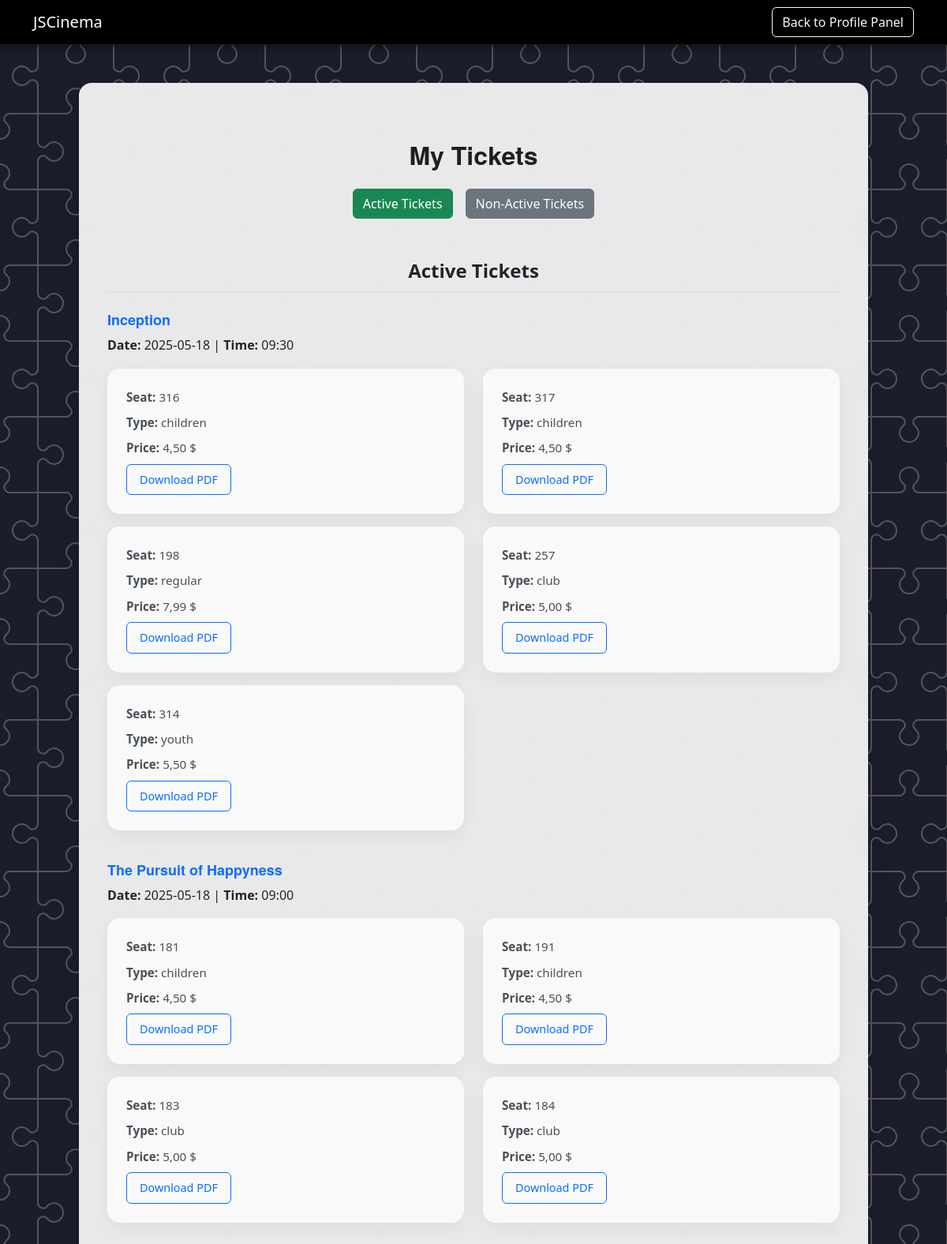
Screenshot of /my_tickets.php (signed in) with the database file from the repository.
### tables this page shows
CREATE TABLE `purchased_tickets` (
  `id` int(11) NOT NULL,
  `user_id` int(11) DEFAULT NULL,
  `movie_id` int(11) NOT NULL,
  `screening_id` int(11) NOT NULL,
  `seat_id` int(11) NOT NULL,
  `ticket_type` enum('regular','children','club','youth','senior','free') NOT NULL,
  `price` decimal(5,2) NOT NULL,
  `purchase_date` timestamp NOT NULL DEFAULT current_timestamp()
);

### my_tickets.php (the view, shortened to what this page needs)
<?php
require 'db_connection.php';
$user_id = $_SESSION['user_id'];
$current_time = date('Y-m-d H:i:s');
$sql = "SELECT pt.id, pt.seat_id, pt.ticket_type, pt.price, s.screening_date, s.start_time,
               m.name as movie_name
        FROM purchased_tickets pt
        JOIN screenings s ON pt.screening_id = s.id
        JOIN movies m ON s.movie_id = m.id
        WHERE pt.user_id = ?
        ORDER BY s.screening_date DESC, s.start_time DESC";
$stmt = $conn->prepare($sql);
$stmt->bind_param("i", $user_id);
$stmt->execute();
$result = $stmt->get_result();
$active_tickets = [];
$non_active_tickets = [];
while ($row = $result->fetch_assoc()) {
    $screening_datetime = $row['screening_date'] . ' ' . $row['start_time'];
    if ($screening_datetime > $current_time) {
        $active_tickets[] = $row;
    } else {
        $non_active_tickets[] = $row;
    }
}
?>
<!DOCTYPE html>
<html lang="en">
<head>
    <link href="https://cdn.jsdelivr.net/npm/bootstrap@5.3.3/dist/css/bootstrap.min.css" rel="stylesheet">
    <link rel="stylesheet" href="style.css">
</head>
<body class="mytickets">
<nav class="navbar navbar-expand-lg navbar-dark bg-dark">
    <div class="container">
        <a class="navbar-brand" href="index.php">JSCinema</a>
        <a href="profile.php" class="btn btn-outline-light">Back to Profile Panel</a>
    </div>
</nav>
<div class="container my-5 card-body-mytickets p-4">
<div class="container my-5">
    <div class="container my-5 mytickets-buttons">
        <h2 class="mb-4">My Tickets</h2>
        <div class="d-flex justify-content-center gap-3 mb-4">
        <button class="btn btn-success" id="showActive">Active Tickets</button>
            <button class="btn btn-secondary" id="showNonActive">Non-Active Tickets</button>
        </div>
    </div>
    <div id="activeTickets">
        <div class="filter-title">Active Tickets</div>
        <?php if (empty($active_tickets)): ?>
            <p class="text-muted">You have no active tickets.</p>
        <?php else: ?>
            <?php
            $grouped = [];
            foreach ($active_tickets as $ticket) {
                $key = $ticket['movie_name'] . '|' . $ticket['screening_date'] . '|' . $ticket['start_time'];
                $grouped[$key][] = $ticket;
            }
            ?>
            <?php foreach ($grouped as $key => $tickets): ?>
                <?php
                list($movie_name, $date, $time) = explode('|', $key);
                ?>
                <div class="mb-4">
                    <h5 class="text-primary"><?= htmlspecialchars($movie_name) ?></h5>
                    <p><strong>Date:</strong> <?= htmlspecialchars($date) ?> | <strong>Time:</strong> <?= substr(htmlspecialchars($time), 0, 5) ?></p>
                    <div class="row">
                        <?php foreach ($tickets as $ticket): ?>
                            <div class="col-md-6 mb-3">
                                <div class="card-profile-ticket border-success">
                                    <div class="card-body">
                                        <p class="card-text"><strong>Seat:</strong> <?= htmlspecialchars($ticket['seat_id']) ?></p>
                                        <p class="card-text"><strong>Type:</strong> <?= htmlspecialchars($ticket['ticket_type']) ?></p>
                                        <p class="card-text"><strong>Price:</strong> <?= number_format($ticket['price'], 2, ',', ' ') ?> $</p>
                                        <a href="generate_ticket_p.php?ticket_id=<?= $ticket['id'] ?>" class="btn btn-outline-primary">Download PDF</a>
                                    </div>
                                </div>
                            </div>
                        <?php endforeach; ?>
                    </div>
                </div>
            <?php endforeach; ?>
        <?php endif; ?>
    </div>
</div>
</div>
</body>
</html>

### rows the page displays
purchased_tickets: seat "316", ticket_type "children", price "4,50"
purchased_tickets: seat "317", ticket_type "children", price "4,50"
purchased_tickets: seat "198", ticket_type "regular", price "7,99"
purchased_tickets: seat "257", ticket_type "club", price "5,00"
purchased_tickets: seat "314", ticket_type "youth", price "5,50"
purchased_tickets: seat "181", ticket_type "children", price "4,50"
purchased_tickets: seat "191", ticket_type "children", price "4,50"
purchased_tickets: seat "183", ticket_type "club", price "5,00"
purchased_tickets: seat "184", ticket_type "club", price "5,00"

### other values shown
$movie_name "Inception"
$date "2025-05-18"
substr(htmlspecialchars($time), 0, 5) "09:30"
$movie_name "The Pursuit of Happyness"
substr(htmlspecialchars($time), 0, 5) "09:00"
